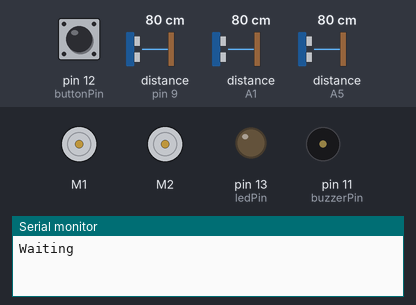
Simulated run of this sketch. Board: Arduino Uno, built with avr-gcc and run on an emulated ATmega328P. Shown: 2 × DC motor (green arrow = forward, orange = backward, longer = faster), output pins drawn as LEDs (lit = HIGH), buzzer (waves = sounding), the last lines printed to the serial monitor. Inputs (shaded band) come from the test bench; at power-on: pin 12 (buttonPin) HIGH, distance to the obstacle (sensors on A1, pin 9, A5) 80 cm. The echo pulse lasts 58.3 µs per cm; pins used as bus, display or sensor lines are not drawn.

Above: at 0.8 s.
0.9 s: pin 12 (buttonPin) pulled LOW for 0.15 s
At 2.7 s:
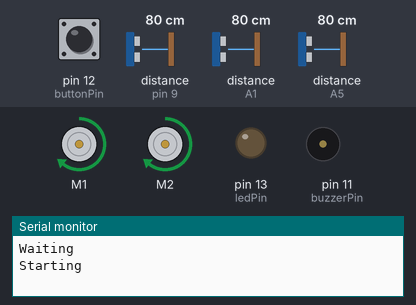
3.0 s: distance to the obstacle (sensor on A1) set to 17 cm
4.5 s: distance to the obstacle (sensor on A1) set to 13 cm
At 5.1 s:
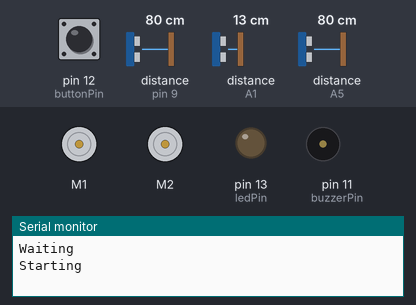
6.0 s: distance to the obstacle (sensor on A1) set to 6 cm
7.5 s: distance to the obstacle (sensor on A1) set to 3 cm
At 8.5 s:
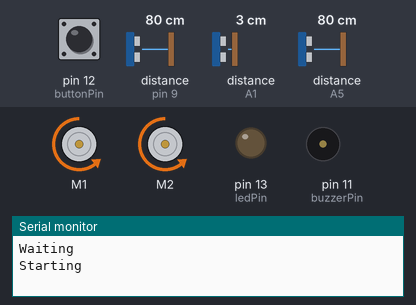
10.5 s: distance to the obstacle (sensor on A1) set to 9 cm
At 11.7 s:
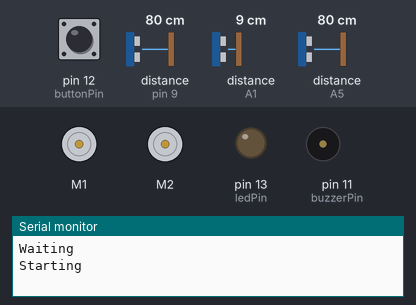
Timing chart, 0 to 13.0 s (numbered marks = the images above; inputs shaded):
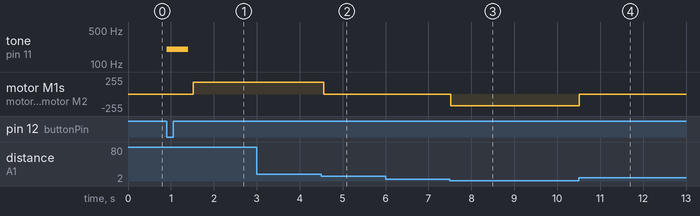

Measured:
- the behaviour switches between 15 and 14 cm on distance to the obstacle (sensor on A1) (found by bisection; images 1 and 2)
- the behaviour switches between 5 and 4 cm on distance to the obstacle (sensor on A1) (found by bisection; images 2 and 3)
- after the input at 0.9 s, tone on pin 11 (buzzerPin): silent → 200 Hz at once, → silent 0.50 s later; motor M1, motor M2: stopped → forward 179/255 after 0.62 s
- after the input at 3.0 s, every drawn part: stays the same
- after the input at 4.5 s, motor M1, motor M2: forward 179/255 → stopped after 0.06 s
- after the input at 6.0 s, every drawn part: stays the same
- after the input at 7.5 s, motor M1, motor M2: stopped → backward 179/255 at once
- after the input at 10.5 s, motor M1, motor M2: backward 179/255 → stopped at once

The sketch:

SmartBumper_V2.5.ino
```cpp
#include <RedBot.h>
#define centerTrigPin A0
#define centerEchoPin A1
#define leftTrigPin A4
#define leftEchoPin A5
#define rightTrigPin 3
#define rightEchoPin 9

#define buzzerPin 11
#define buttonPin 12
#define ledPin 13

RedBotMotors motors;
RedBotEncoder encoder = RedBotEncoder(A2, 10);


int countsPerRev = 192;   // 4 pairs of N-S x 48:1 gearbox = 192 ticks per wheel rev
float wheelDiam = 65;  // diam = 65mm
float wheelCirc = PI * wheelDiam; // Redbot wheel circumference = pi*D

float Cdis = 9;
float Rdis = 9;
float Ldis = 9;

void setup()
{
  Serial.begin(9600);

  pinMode(buttonPin, INPUT_PULLUP);
  pinMode(ledPin, OUTPUT);
  pinMode(buzzerPin, OUTPUT);

  pinMode(centerTrigPin, OUTPUT);
  pinMode(leftTrigPin, OUTPUT);
  pinMode(rightTrigPin, OUTPUT);
  pinMode(centerEchoPin, INPUT);
  pinMode(leftEchoPin, INPUT);
  pinMode(rightEchoPin, INPUT);

  //:::::::::::::::::::::::::::::::::::

  Serial.println("Waiting");
  do
  {
    delay(10);
  } while ( digitalRead(buttonPin) == HIGH );

  Serial.println("Starting");
  tone(buzzerPin, 200);
  delay(500);
  noTone(buzzerPin);


}


void loop()
{
  Cdis = detectFrontDistance();
  Ldis = detectLeftDistance();
  Rdis = detectRightDistance();


  if ( Cdis < 3 )
  {
    Cdis = 3;
  }

  if ( Cdis > 390 )
  {
    Cdis = 390;
  }


  if ( Cdis >= 15 )
  {
    driveStraight (180);
  }
  else
  {
    motors.stop();

   if ( Cdis <= 5 )
   {
    motors.drive(-180);
   }
  }


}

void reverse (int delayTime)
{
  motors.drive(-100);
  delay(delayTime);
  motors.brake();
}

float detectFrontDistance()
{
  float duration, distance;
  digitalWrite(centerTrigPin, LOW);
  delayMicroseconds(2);

  digitalWrite(centerTrigPin, HIGH);
  delayMicroseconds(10);
  digitalWrite(centerTrigPin, LOW);

  duration = pulseIn(centerEchoPin, HIGH);
  distance = (duration / 2) * 0.0344;
  return distance;
  delay(500);
}


float detectLeftDistance()
{
  float duration, distance;
  digitalWrite(leftTrigPin, LOW);
  delayMicroseconds(2);

  digitalWrite(leftTrigPin, HIGH);
  delayMicroseconds(10);
  digitalWrite(leftTrigPin, LOW);

  duration = pulseIn(leftEchoPin, HIGH);
  distance = (duration / 2) * 0.0344;
  return distance;
  delay(500);
}

float detectRightDistance()
{
  float duration, distance;
  digitalWrite(rightTrigPin, LOW);
  delayMicroseconds(2);

  digitalWrite(rightTrigPin, HIGH);
  delayMicroseconds(10);
  digitalWrite(rightTrigPin, LOW);

  duration = pulseIn(rightEchoPin, HIGH);
  distance = (duration / 2) * 0.0344;
  return distance;
  delay(500);
}


void driveStraight(int motorPower)
{
  long lCount = 0;
  long rCount = 0;
  float numRev;

  long prevlCount, prevrCount;
  long lDiff, rDiff;

  int leftPower = motorPower;
  int rightPower = motorPower;

  int offset = 5;
  //:::::::::::::::::::::::::::::::

  encoder.clearEnc(BOTH);
  delay(100);
  motors.drive(motorPower);

  lCount = encoder.getTicks(LEFT);
  rCount = encoder.getTicks(RIGHT);

  motors.leftDrive(leftPower);
  motors.rightDrive(rightPower);

  lDiff = (lCount - prevlCount);
  rDiff = (rCount - prevrCount);

  prevlCount = lCount;
  prevrCount = rCount;

  //:::::::::::::::::::::::::::::::
  if (lDiff > rDiff)
  {
    leftPower = leftPower - offset;
    rightPower = rightPower + offset;
  }

  else if (lDiff < rDiff)
  {
    leftPower = leftPower + offset;
    rightPower = rightPower - offset;
  }
  delay(50);
}
```
